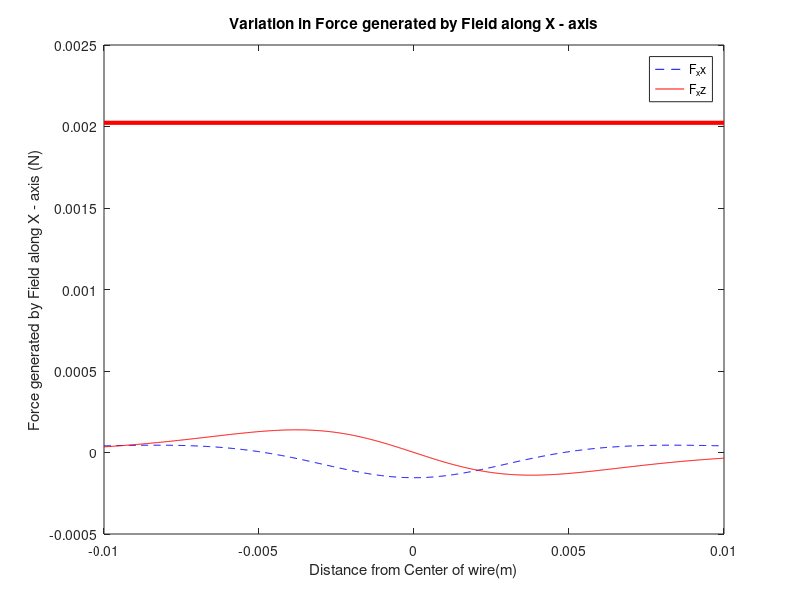
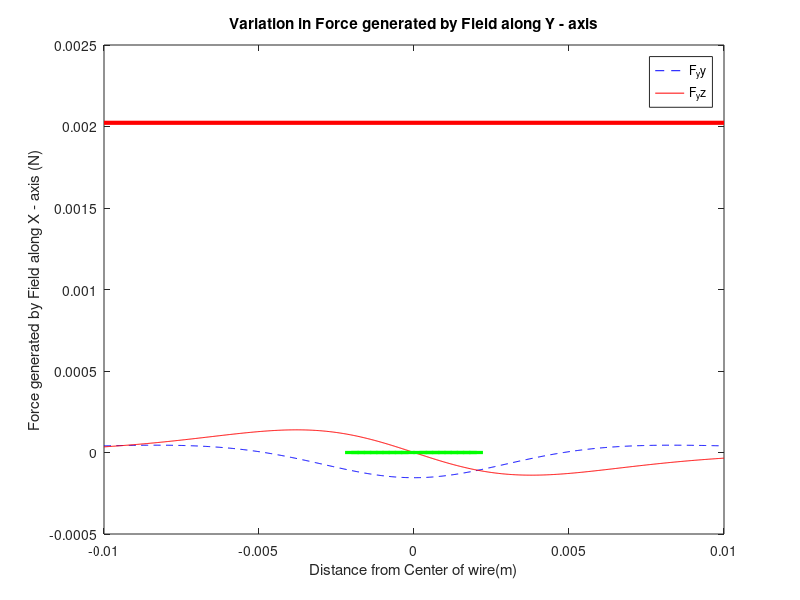

These figures' MATLAB source, in order:
clear;
clc;
% Analysing field along a single wire...
% Constants 
I = -1;       %Current flowing in the wire
g = 200e-6;     %Coil spacing
m0 = 4*pi*1e-7;
c = -10e-3:25e-6:10e-3;
z = 150e-6;
y = 0;
radius = 3e-3;%m
height = 1e-3;%m
Magentization = 1.45; %T
vol_cy = pi*radius^2*height; %If Object is Cylinder, vol in m^3
vol_sp = (4/3)*(pi * radius^3); %If Object is Sphere, vol in m^3
density = 7300; %kg/m^3 or 7.3 gm/cc for NdFeB 
mass_cy = density * vol_cy; %kg
mass_sp = density * vol_sp; %kg
gravity = 9.8 ; %m/s^2
Coeff_of_Fric = 1;
Force_cy = Coeff_of_Fric * mass_cy * gravity; %N
Force_sp = Coeff_of_Fric * mass_sp * gravity; %N
k = 0.4e-3;
%--------%--------%--------%--------%--------%--------%--------%----------
% Line along Y - axis
%-%--------%--------%--------%--------%--------%--------%--------%--------
y1_1 = -0.6e-3;
y2_1 = 0.6e-3;
a_xp_1 = g;  
a_xn_1 = -g;
[X,Z] = meshgrid(c);


k_yp = 1./(4*pi*((a_xp_1-X).^2+Z.^2));
k_1yp = (y2_1-y)./((y2_1-y)^2+(a_xp_1-X).^2+Z.^2).^0.5;
k_2yp = (y1_1-y)./((y1_1-y)^2+(a_xp_1-X).^2+Z.^2).^0.5;

Bx_yp_1 = -(Z.*k_yp.*(k_1yp - k_2yp))*I*m0;
By_yp_1 = m0*zeros(size(X,1),size(Z,1));
Bz_yp_1 = (-(a_xp_1-X).*k_yp.*(k_1yp - k_2yp))*I*m0;

k_yn_1 = 1./(4*pi*((a_xn_1-X).^2+Z.^2));
k_1yn_1 = (y2_1-y)./((y2_1-y)^2+(a_xn_1-X).^2+Z.^2).^0.5;
k_2yn_1 = (y1_1-y)./((y1_1-y)^2+(a_xn_1-X).^2+Z.^2).^0.5;

Bx_yn_1 = (Z.*k_yn_1.*(k_1yn_1 - k_2yn_1))*I*m0;
By_yn_1 = m0*zeros(size(X,1),size(Z,1));
Bz_yn_1 = ((a_xn_1-X).*k_yn_1.*(k_1yn_1 - k_2yn_1))*I*m0;

[df_xx_1,df_xz_1] = gradient(Bx_yp_1,25e-6); %[dBx/dx, dBx/dz]

[df_xx_1_n,df_xz_1_n] = gradient(Bx_yn_1,25e-6); %[dBx/dx, dBx/dz]

%--------%--------%--------%--------%--------%--------%--------%----------
% Line along X - axis
%-%--------%--------%--------%--------%a--------%--------%--------%--------

[Y,Z] = meshgrid(c);
x1_2 = -0.6e-3;
x2_2 = 0.6e-3;
a_yp_1 = g;          %Distance of coil from (0,0)
x = 0;
coil_length_x_1 = x2_2 - x1_2;
k_p_1 = 1./(4*pi*((a_yp_1-Y).^2+Z.^2));
k_1xp_1 = (x2_2-x)./((x2_2-x).^2+(a_yp_1-Y).^2+Z.^2).^0.5;
k_2xp_1 = (x1_2-x)./((x1_2-x).^2+(a_yp_1-Y).^2+Z.^2).^0.5;

Bx_xp_1 = m0*zeros(size(Y,1),size(Z,1));
By_xp_1 = (-Z.*k_p_1.*(k_1xp_1 - k_2xp_1))*I*m0;
Bz_xp_1 = (-(a_yp_1-Y).*k_p_1.*(k_1xp_1 - k_2xp_1))*I*m0;

a_yn_1 = -g;
k_n_1 = 1./(4*pi*((a_yn_1-Y).^2+Z.^2));
k_1xn_1 = (x2_2-x)./((x2_2-x).^2+(a_yn_1-Y).^2+Z.^2).^0.5;
k_2xn_1 = (x1_2-x)./((x1_2-x).^2+(a_yn_1-Y).^2+Z.^2).^0.5;

Bx_xn_1 = m0*zeros(size(Y,1),size(Z,1));
By_xn_1 = (Z.*k_n_1.*(k_1xn_1 - k_2xn_1))*I*m0;
Bz_xn_1 = ((a_yn_1-Y).*k_n_1.*(k_1xn_1 - k_2xn_1))*I*m0;

[dBy_1_dy,dBy_1_dz] = gradient(By_xp_1,25e-6);

[dBy_1_dyn,dBy_1_dzn] = gradient(By_xn_1,25e-6);


%--------%--------%--------%--------%--------%--------%--------%----------
% Coil 2
%-%--------%--------%--------%--------%--------%--------%--------%--------

y1_2 = y1_1 - k;
y2_2 = y2_1 + k;
a_xp_2 = 2 * g;          %Distance of coil from (0,0)
a_xn_2 = - 2*g;
coil_length_y_2 = y2_2 - y1_2;
[X,Z] = meshgrid(c);


k_yp = 1./(4*pi*((a_xp_2-X).^2+Z.^2));
k_1yp = (y2_2-y)./((y2_2-y)^2+(a_xp_2-X).^2+Z.^2).^0.5;
k_2yp = (y1_2-y)./((y1_2-y)^2+(a_xp_2-X).^2+Z.^2).^0.5;

% k_1yp_3 = (y2_2-y)./((y2_2-y)^2+(a_xp_2-X).^2+Z.^2).^1.5;
% k_2yp_3 = (y1_2-y)./((y1_2-y)^2+(a_xp_2-X).^2+Z.^2).^1.5;

Bx_yp_2 = -(Z.*k_yp.*(k_1yp - k_2yp))*I*m0;
By_yp_2 = m0*zeros(size(X,1),size(Z,1));
Bz_yp_2 = (-(a_xp_2-X).*k_yp.*(k_1yp - k_2yp))*I*m0;

k_yn_2 = 1./(4*pi*((a_xn_2-X).^2+Z.^2));
k_1yn_2 = (y2_2-y)./((y2_2-y)^2+(a_xn_2-X).^2+Z.^2).^0.5;
k_2yn_2 = (y1_2-y)./((y1_2-y)^2+(a_xn_2-X).^2+Z.^2).^0.5;

Bx_yn_2 = (Z.*k_yn_2.*(k_1yn_2 - k_2yn_2))*I*m0;
By_yn_2 = m0*zeros(size(X,1),size(Z,1));
Bz_yn_2 = ((a_xn_2-X).*k_yn_2.*(k_1yn_2 - k_2yn_2))*I*m0;

[df_xx_2,df_xz_2] = gradient(Bx_yp_2,25e-6); %[dBx/dx, dBx/dz]

[df_xx_2_n,df_xz_2_n] = gradient(Bx_yn_2,25e-6); %[dBx/dx, dBx/dz]


% Line along X - axis
%-%--------%--------%--------%--------%a--------%--------%--------%--------
x1_2 = -0.6e-3 - k;
x2_2 = 0.6e-3 + k;
a_yp_2 = 2 * g;          %Distance of coil from (0,0)
x = 0;
coil_length_x_2 = x2_2 - x1_2;
k_p_2 = 1./(4*pi*((a_yp_2-Y).^2+Z.^2));
k_1xp_2 = (x2_2-x)./((x2_2-x).^2+(a_yp_2-Y).^2+Z.^2).^0.5;
k_2xp_2 = (x1_2-x)./((x1_2-x).^2+(a_yp_2-Y).^2+Z.^2).^0.5;

Bx_xp_2 = m0*zeros(size(Y,1),size(Z,1));
By_xp_2 = (-Z.*k_p_2.*(k_1xp_2 - k_2xp_2))*I*m0;
Bz_xp_2 = (-(a_yp_2-Y).*k_p_2.*(k_1xp_2 - k_2xp_2))*I*m0;

a_yn_2 = -2 * g;
k_n_2 = 1./(4*pi*((a_yn_2-Y).^2+Z.^2));
k_1xn_2 = (x2_2-x)./((x2_2-x).^2+(a_yn_2-Y).^2+Z.^2).^0.5;
k_2xn_2 = (x1_2-x)./((x1_2-x).^2+(a_yn_2-Y).^2+Z.^2).^0.5;

Bx_xn_2 = m0*zeros(size(Y,1),size(Z,1));
By_xn_2 = (Z.*k_n_2.*(k_1xn_2 - k_2xn_2))*I*m0;
Bz_xn_2 = ((a_yn_2-Y).*k_n_2.*(k_1xn_2 - k_2xn_2))*I*m0;

[dBy_1_dy_2,dBy_1_dz_2] = gradient(By_xp_2,25e-6);

[dBy_1_dy_2n,dBy_1_dz_2n] = gradient(By_xn_2,25e-6);


%--------%--------%--------%--------%--------%--------%--------%----------
% Coil 3
%-%--------%--------%--------%--------%--------%--------%--------%--------

y1_3 = y1_2 - k;
y2_3 = y2_2 + k;
a_xp_3 = 3 * g;          %Distance of coil from (0,0)
a_xn_3 = - 3*g;
coil_length_y_3 = y2_3 - y1_3;
[X,Z] = meshgrid(c);


k_yp = 1./(4*pi*((a_xp_3-X).^2+Z.^2));
k_1yp = (y2_3-y)./((y2_3-y)^2+(a_xp_3-X).^2+Z.^2).^0.5;
k_2yp = (y1_3-y)./((y1_3-y)^2+(a_xp_3-X).^2+Z.^2).^0.5;

k_1yp_3 = (y2_3-y)./((y2_3-y)^2+(a_xp_3-X).^2+Z.^2).^1.5;
k_2yp_3 = (y1_3-y)./((y1_3-y)^2+(a_xp_3-X).^2+Z.^2).^1.5;

Bx_yp_3 = -(Z.*k_yp.*(k_1yp - k_2yp))*I*m0;
By_yp_3 = m0*zeros(size(X,1),size(Z,1));
Bz_yp_3 = (-(a_xp_3-X).*k_yp.*(k_1yp - k_2yp))*I*m0;

k_yn_3 = 1./(4*pi*((a_xn_3-X).^2+Z.^2));
k_1yn_3 = (y2_3-y)./((y2_3-y)^2+(a_xn_3-X).^2+Z.^2).^0.5;
k_2yn_3 = (y1_3-y)./((y1_3-y)^2+(a_xn_3-X).^2+Z.^2).^0.5;

Bx_yn_3 = (Z.*k_yn_3.*(k_1yn_3 - k_2yn_3))*I*m0;
By_yn_3 = m0*zeros(size(X,1),size(Z,1));
Bz_yn_3 = ((a_xn_3-X).*k_yn_3.*(k_1yn_3 - k_2yn_3))*I*m0;

[df_xx_3,df_xz_3] = gradient(Bx_yp_3,25e-6); %[dBx/dx, dBx/dz]

[df_xx_3_n,df_xz_3_n] = gradient(Bx_yn_3,25e-6); %[dBx/dx, dBx/dz]


% Line along X - axis
%-%--------%--------%--------%--------%a--------%--------%--------%--------
x1_3 = x1_2 - k;
x2_3 = x2_2 + k;
a_yp_3 = 3 * g;          %Distance of coil from (0,0)
x = 0;
coil_length_x_3 = x2_3 - x1_3;
k_p_3 = 1./(4*pi*((a_yp_3-Y).^2+Z.^2));
k_1xp_3 = (x2_3-x)./((x2_3-x).^2+(a_yp_3-Y).^2+Z.^2).^0.5;
k_2xp_3 = (x1_3-x)./((x1_3-x).^2+(a_yp_3-Y).^2+Z.^2).^0.5;

Bx_xp_3 = m0*zeros(size(Y,1),size(Z,1));
By_xp_3 = (-Z.*k_p_3.*(k_1xp_3 - k_2xp_3))*I*m0;
Bz_xp_3 = (-(a_yp_3-Y).*k_p_3.*(k_1xp_3 - k_2xp_3))*I*m0;

a_yn_3 = -3 * g;
k_n_3 = 1./(4*pi*((a_yn_3-Y).^2+Z.^2));
k_1xn_3 = (x2_3-x)./((x2_3-x).^2+(a_yn_3-Y).^2+Z.^2).^0.5;
k_2xn_3 = (x1_3-x)./((x1_3-x).^2+(a_yn_3-Y).^2+Z.^2).^0.5;

Bx_xn_3 = m0*zeros(size(Y,1),size(Z,1));
By_xn_3 = (Z.*k_n_3.*(k_1xn_3 - k_2xn_3))*I*m0;
Bz_xn_3 = ((a_yn_3-Y).*k_n_3.*(k_1xn_3 - k_2xn_3))*I*m0;

[dBy_1_dy_3,dBy_1_dz_3] = gradient(By_xp_3,25e-6);

[dBy_1_dy_3n,dBy_1_dz_3n] = gradient(By_xn_3,25e-6);



%--------%--------%--------%--------%--------%--------%--------%----------
% Coil 4
%-%--------%--------%--------%--------%--------%--------%--------%--------

y1_4 = y1_3 - k;
y2_4 = y2_3 + k;
a_xp_4 = 4 * g;          %Distance of coil from (0,0)
a_xn_4 = - 4*g;
coil_length_y_4 = y2_4 - y1_4;
[X,Z] = meshgrid(c);


k_yp = 1./(4*pi*((a_xp_4-X).^2+Z.^2));
k_1yp = (y2_4-y)./((y2_4-y)^2+(a_xp_4-X).^2+Z.^2).^0.5;
k_2yp = (y1_4-y)./((y1_4-y)^2+(a_xp_4-X).^2+Z.^2).^0.5;

k_1yp_4 = (y2_4-y)./((y2_4-y)^2+(a_xp_4-X).^2+Z.^2).^1.5;
k_2yp_4 = (y1_4-y)./((y1_4-y)^2+(a_xp_4-X).^2+Z.^2).^1.5;

Bx_yp_4 = -(Z.*k_yp.*(k_1yp - k_2yp))*I*m0;
By_yp_4 = m0*zeros(size(X,1),size(Z,1));
Bz_yp_4 = (-(a_xp_4-X).*k_yp.*(k_1yp - k_2yp))*I*m0;

k_yn_4 = 1./(4*pi*((a_xn_4-X).^2+Z.^2));
k_1yn_4 = (y2_4-y)./((y2_4-y)^2+(a_xn_4-X).^2+Z.^2).^0.5;
k_2yn_4 = (y1_4-y)./((y1_4-y)^2+(a_xn_4-X).^2+Z.^2).^0.5;

Bx_yn_4 = (Z.*k_yn_4.*(k_1yn_4 - k_2yn_4))*I*m0;
By_yn_4 = m0*zeros(size(X,1),size(Z,1));
Bz_yn_4 = ((a_xn_4-X).*k_yn_4.*(k_1yn_4 - k_2yn_4))*I*m0;

[df_xx_4,df_xz_4] = gradient(Bx_yp_4,25e-6); %[dBx/dx, dBx/dz]

[df_xx_4_n,df_xz_4_n] = gradient(Bx_yn_4,25e-6); %[dBx/dx, dBx/dz]


% Line along X - axis
%-%--------%--------%--------%--------%a--------%--------%--------%--------
x1_4 = x1_3 - k;
x2_4 = x2_3 + k;
a_yp_4 = 4 * g;          %Distance of coil from (0,0)
x = 0;
coil_length_x_4 = x2_4 - x1_4;
k_p_4 = 1./(4*pi*((a_yp_4-Y).^2+Z.^2));
k_1xp_4 = (x2_4-x)./((x2_4-x).^2+(a_yp_4-Y).^2+Z.^2).^0.5;
k_2xp_4 = (x1_4-x)./((x1_4-x).^2+(a_yp_4-Y).^2+Z.^2).^0.5;

Bx_xp_4 = m0*zeros(size(Y,1),size(Z,1));
By_xp_4 = (-Z.*k_p_4.*(k_1xp_4 - k_2xp_4))*I*m0;
Bz_xp_4 = (-(a_yp_4-Y).*k_p_4.*(k_1xp_4 - k_2xp_4))*I*m0;

a_yn_4 = -4 * g;
k_n_4 = 1./(4*pi*((a_yn_4-Y).^2+Z.^2));
k_1xn_4 = (x2_4-x)./((x2_4-x).^2+(a_yn_4-Y).^2+Z.^2).^0.5;
k_2xn_4 = (x1_4-x)./((x1_4-x).^2+(a_yn_4-Y).^2+Z.^2).^0.5;

Bx_xn_4 = m0*zeros(size(Y,1),size(Z,1));
By_xn_4 = (Z.*k_n_4.*(k_1xn_4 - k_2xn_4))*I*m0;
Bz_xn_4 = ((a_yn_4-Y).*k_n_4.*(k_1xn_4 - k_2xn_4))*I*m0;

[dBy_1_dy_4,dBy_1_dz_4] = gradient(By_xp_4,25e-6);

[dBy_1_dy_4n,dBy_1_dz_4n] = gradient(By_xn_4,25e-6);



%--------%--------%--------%--------%--------%--------%--------%----------
% Coil 5
%-%--------%--------%--------%--------%--------%--------%--------%--------

y1_5 = y1_4 - k;
y2_5 = y2_4 + k;
a_xp_5 = 5 * g;          %Distance of coil from (0,0)
a_xn_5 = - 5*g;
coil_length_y_5 = y2_5 - y1_5;
[X,Z] = meshgrid(c);


k_yp = 1./(4*pi*((a_xp_5-X).^2+Z.^2));
k_1yp = (y2_5-y)./((y2_5-y)^2+(a_xp_5-X).^2+Z.^2).^0.5;
k_2yp = (y1_5-y)./((y1_5-y)^2+(a_xp_5-X).^2+Z.^2).^0.5;

k_1yp_5 = (y2_5-y)./((y2_5-y)^2+(a_xp_5-X).^2+Z.^2).^1.5;
k_2yp_5 = (y1_5-y)./((y1_5-y)^2+(a_xp_5-X).^2+Z.^2).^1.5;

Bx_yp_5 = -(Z.*k_yp.*(k_1yp - k_2yp))*I*m0;
By_yp_5 = m0*zeros(size(X,1),size(Z,1));
Bz_yp_5 = (-(a_xp_5-X).*k_yp.*(k_1yp - k_2yp))*I*m0;

k_yn_5 = 1./(4*pi*((a_xn_5-X).^2+Z.^2));
k_1yn_5 = (y2_5-y)./((y2_5-y)^2+(a_xn_5-X).^2+Z.^2).^0.5;
k_2yn_5 = (y1_5-y)./((y1_5-y)^2+(a_xn_5-X).^2+Z.^2).^0.5;

Bx_yn_5 = (Z.*k_yn_5.*(k_1yn_5 - k_2yn_5))*I*m0;
By_yn_5 = m0*zeros(size(X,1),size(Z,1));
Bz_yn_5 = ((a_xn_5-X).*k_yn_5.*(k_1yn_5 - k_2yn_5))*I*m0;

[df_xx_5,df_xz_5] = gradient(Bx_yp_5,25e-6); %[dBx/dx, dBx/dz]

[df_xx_5_n,df_xz_5_n] = gradient(Bx_yn_5,25e-6); %[dBx/dx, dBx/dz]


% Line along X - axis
%-%--------%--------%--------%--------%a--------%--------%--------%--------
x1_5 = x1_4 - k;
x2_5 = x2_4 + k;
a_yp_5 = 5 * g;          %Distance of coil from (0,0)
a_yn_5 = -5 * g;
x = 0;
coil_length_x_5 = x2_5 - x1_5;
k_p_5 = 1./(4*pi*((a_yp_5-Y).^2+Z.^2));
k_1xp_5 = (x2_5-x)./((x2_5-x).^2+(a_yp_5-Y).^2+Z.^2).^0.5;
k_2xp_5 = (x1_5-x)./((x1_5-x).^2+(a_yp_5-Y).^2+Z.^2).^0.5;

Bx_xp_5 = m0*zeros(size(Y,1),size(Z,1));
By_xp_5 = (-Z.*k_p_5.*(k_1xp_5 - k_2xp_5))*I*m0;
Bz_xp_5 = (-(a_yp_5-Y).*k_p_5.*(k_1xp_5 - k_2xp_5))*I*m0;


k_n_5 = 1./(4*pi*((a_yn_5-Y).^2+Z.^2));
k_1xn_5 = (x2_5-x)./((x2_5-x).^2+(a_yn_5-Y).^2+Z.^2).^0.5;
k_2xn_5 = (x1_5-x)./((x1_5-x).^2+(a_yn_5-Y).^2+Z.^2).^0.5;

Bx_xn_5 = m0*zeros(size(Y,1),size(Z,1));
By_xn_5 = (Z.*k_n_5.*(k_1xn_5 - k_2xn_5))*I*m0;
Bz_xn_5 = ((a_yn_5-Y).*k_n_5.*(k_1xn_5 - k_2xn_5))*I*m0;

[dBy_1_dy_5,dBy_1_dz_5] = gradient(By_xp_5,25e-6);

[dBy_1_dy_5n,dBy_1_dz_5n] = gradient(By_xn_5,25e-6);



%--------%--------%--------%--------%--------%--------%--------%----------
% Coil 6
%-%--------%--------%--------%--------%--------%--------%--------%--------

y1_6 = y1_5 - k;
y2_6 = y2_5 + k;
a_xp_6 = 6 * g;          %Distance of coil from (0,0)
a_xn_6 = - 6 * g;
coil_length_y_6 = y2_6 - y1_6;
[X,Z] = meshgrid(c);


k_yp = 1./(4*pi*((a_xp_6-X).^2+Z.^2));
k_1yp = (y2_6-y)./((y2_6-y)^2+(a_xp_6-X).^2+Z.^2).^0.5;
k_2yp = (y1_6-y)./((y1_6-y)^2+(a_xp_6-X).^2+Z.^2).^0.5;

k_1yp_6 = (y2_6-y)./((y2_6-y)^2+(a_xp_6-X).^2+Z.^2).^1.5;
k_2yp_6 = (y1_6-y)./((y1_6-y)^2+(a_xp_6-X).^2+Z.^2).^1.5;

Bx_yp_6 = -(Z.*k_yp.*(k_1yp - k_2yp))*I*m0;
By_yp_6 = m0*zeros(size(X,1),size(Z,1));
Bz_yp_6 = (-(a_xp_6-X).*k_yp.*(k_1yp - k_2yp))*I*m0;

k_yn_6 = 1./(4*pi*((a_xn_6-X).^2+Z.^2));
k_1yn_6 = (y2_6-y)./((y2_6-y)^2+(a_xn_6-X).^2+Z.^2).^0.5;
k_2yn_6 = (y1_6-y)./((y1_6-y)^2+(a_xn_6-X).^2+Z.^2).^0.5;

Bx_yn_6 = (Z.*k_yn_6.*(k_1yn_6 - k_2yn_6))*I*m0;
By_yn_6 = m0*zeros(size(X,1),size(Z,1));
Bz_yn_6 = ((a_xn_6-X).*k_yn_6.*(k_1yn_6 - k_2yn_6))*I*m0;

[df_xx_6,df_xz_6] = gradient(Bx_yp_6,25e-6); %[dBx/dx, dBx/dz]

[df_xx_6_n,df_xz_6_n] = gradient(Bx_yn_6,25e-6); %[dBx/dx, dBx/dz]


% Line along X - axis
%-%--------%--------%--------%--------%a--------%--------%--------%--------
x1_6 = x1_5 - k;
x2_6 = x2_5 + k;
a_yp_6 = 6 * g;          %Distance of coil from (0,0)
a_yn_6 = -6 * g;
x = 0;
coil_length_x_6 = x2_6 - x1_6;
k_p_6 = 1./(4*pi*((a_yp_6-Y).^2+Z.^2));
k_1xp_6 = (x2_6-x)./((x2_6-x).^2+(a_yp_6-Y).^2+Z.^2).^0.5;
k_2xp_6 = (x1_6-x)./((x1_6-x).^2+(a_yp_6-Y).^2+Z.^2).^0.5;

Bx_xp_6 = m0*zeros(size(Y,1),size(Z,1));
By_xp_6 = (-Z.*k_p_6.*(k_1xp_6 - k_2xp_6))*I*m0;
Bz_xp_6 = (-(a_yp_6-Y).*k_p_6.*(k_1xp_6 - k_2xp_6))*I*m0;


k_n_6 = 1./(4*pi*((a_yn_6-Y).^2+Z.^2));
k_1xn_6 = (x2_6-x)./((x2_6-x).^2+(a_yn_6-Y).^2+Z.^2).^0.5;
k_2xn_6 = (x1_6-x)./((x1_6-x).^2+(a_yn_6-Y).^2+Z.^2).^0.5;

Bx_xn_6 = m0*zeros(size(Y,1),size(Z,1));
By_xn_6 = (Z.*k_n_6.*(k_1xn_6 - k_2xn_6))*I*m0;
Bz_xn_6 = ((a_yn_6-Y).*k_n_6.*(k_1xn_6 - k_2xn_6))*I*m0;

[dBy_1_dy_6,dBy_1_dz_6] = gradient(By_xp_6,25e-6);

[dBy_1_dy_6n,dBy_1_dz_6n] = gradient(By_xn_6,25e-6);




%--------%--------%--------%--------%--------%--------%--------%----------
% Coil 7
%-%--------%--------%--------%--------%--------%--------%--------%--------

y1_7 = y1_6 - k;
y2_7 = y2_6 + k;
a_xp_7 = 7 * g;          %Distance of coil from (0,0)
a_xn_7 = - 7 * g;
coil_length_y_7 = y2_7 - y1_7;
[X,Z] = meshgrid(c);


k_yp = 1./(4*pi*((a_xp_7-X).^2+Z.^2));
k_1yp = (y2_7-y)./((y2_7-y)^2+(a_xp_7-X).^2+Z.^2).^0.5;
k_2yp = (y1_7-y)./((y1_7-y)^2+(a_xp_7-X).^2+Z.^2).^0.5;

k_1yp_7 = (y2_7-y)./((y2_7-y)^2+(a_xp_7-X).^2+Z.^2).^1.5;
k_2yp_7 = (y1_7-y)./((y1_7-y)^2+(a_xp_7-X).^2+Z.^2).^1.5;

Bx_yp_7 = -(Z.*k_yp.*(k_1yp - k_2yp))*I*m0;
By_yp_7 = m0*zeros(size(X,1),size(Z,1));
Bz_yp_7 = (-(a_xp_7-X).*k_yp.*(k_1yp - k_2yp))*I*m0;

k_yn_7 = 1./(4*pi*((a_xn_7-X).^2+Z.^2));
k_1yn_7 = (y2_7-y)./((y2_7-y)^2+(a_xn_7-X).^2+Z.^2).^0.5;
k_2yn_7 = (y1_7-y)./((y1_7-y)^2+(a_xn_7-X).^2+Z.^2).^0.5;

Bx_yn_7 = (Z.*k_yn_7.*(k_1yn_7 - k_2yn_7))*I*m0;
By_yn_7 = m0*zeros(size(X,1),size(Z,1));
Bz_yn_7 = ((a_xn_7-X).*k_yn_7.*(k_1yn_7 - k_2yn_7))*I*m0;

[df_xx_7,df_xz_7] = gradient(Bx_yp_7,25e-6); %[dBx/dx, dBx/dz]

[df_xx_7_n,df_xz_7_n] = gradient(Bx_yn_7,25e-6); %[dBx/dx, dBx/dz]


% Line along X - axis
%-%--------%--------%--------%--------%a--------%--------%--------%--------
x1_7 = x1_6 - k;
x2_7 = x2_6 + k;
a_yp_7 = 7 * g;          %Distance of coil from (0,0)
a_yn_7 = -7 * g;
x = 0;
coil_length_x_7 = x2_7 - x1_7;
k_p_7 = 1./(4*pi*((a_yp_7-Y).^2+Z.^2));
k_1xp_7 = (x2_7-x)./((x2_7-x).^2+(a_yp_7-Y).^2+Z.^2).^0.5;
k_2xp_7 = (x1_7-x)./((x1_7-x).^2+(a_yp_7-Y).^2+Z.^2).^0.5;

Bx_xp_7 = m0*zeros(size(Y,1),size(Z,1));
By_xp_7 = (-Z.*k_p_7.*(k_1xp_7 - k_2xp_7))*I*m0;
Bz_xp_7 = (-(a_yp_7-Y).*k_p_7.*(k_1xp_7 - k_2xp_7))*I*m0;


k_n_7 = 1./(4*pi*((a_yn_7-Y).^2+Z.^2));
k_1xn_7 = (x2_7-x)./((x2_7-x).^2+(a_yn_7-Y).^2+Z.^2).^0.5;
k_2xn_7 = (x1_7-x)./((x1_7-x).^2+(a_yn_7-Y).^2+Z.^2).^0.5;

Bx_xn_7 = m0*zeros(size(Y,1),size(Z,1));
By_xn_7 = (Z.*k_n_7.*(k_1xn_7 - k_2xn_7))*I*m0;
Bz_xn_7 = ((a_yn_7-Y).*k_n_7.*(k_1xn_7 - k_2xn_7))*I*m0;

[dBy_1_dy_7,dBy_1_dz_7] = gradient(By_xp_7,25e-6);

[dBy_1_dy_7n,dBy_1_dz_7n] = gradient(By_xn_7,25e-6);



%--------%--------%--------%--------%--------%--------%--------%----------
% Coil 8
%-%--------%--------%--------%--------%--------%--------%--------%--------

y1_8 = y1_7 - k;
y2_8 = y2_7 + k;
a_xp_8 = 8 * g;          %Distance of coil from (0,0)
a_xn_8 = - 8 * g;
coil_length_y_8 = y2_8 - y1_8;
[X,Z] = meshgrid(c);


k_yp = 1./(4*pi*((a_xp_8-X).^2+Z.^2));
k_1yp = (y2_8-y)./((y2_8-y)^2+(a_xp_8-X).^2+Z.^2).^0.5;
k_2yp = (y1_8-y)./((y1_8-y)^2+(a_xp_8-X).^2+Z.^2).^0.5;

k_1yp_8 = (y2_8-y)./((y2_8-y)^2+(a_xp_8-X).^2+Z.^2).^1.5;
k_2yp_8 = (y1_8-y)./((y1_8-y)^2+(a_xp_8-X).^2+Z.^2).^1.5;

Bx_yp_8 = -(Z.*k_yp.*(k_1yp - k_2yp))*I*m0;
By_yp_8 = m0*zeros(size(X,1),size(Z,1));
Bz_yp_8 = (-(a_xp_8-X).*k_yp.*(k_1yp - k_2yp))*I*m0;

k_yn_8 = 1./(4*pi*((a_xn_8-X).^2+Z.^2));
k_1yn_8 = (y2_8-y)./((y2_8-y)^2+(a_xn_8-X).^2+Z.^2).^0.5;
k_2yn_8 = (y1_8-y)./((y1_8-y)^2+(a_xn_8-X).^2+Z.^2).^0.5;

Bx_yn_8 = (Z.*k_yn_8.*(k_1yn_8 - k_2yn_8))*I*m0;
By_yn_8 = m0*zeros(size(X,1),size(Z,1));
Bz_yn_8 = ((a_xn_8-X).*k_yn_8.*(k_1yn_8 - k_2yn_8))*I*m0;

[df_xx_8,df_xz_8] = gradient(Bx_yp_8,25e-6); %[dBx/dx, dBx/dz]

[df_xx_8_n,df_xz_8_n] = gradient(Bx_yn_8,25e-6); %[dBx/dx, dBx/dz]


% Line along X - axis
%-%--------%--------%--------%--------%a--------%--------%--------%--------
x1_8 = x1_7 - k;
x2_8 = x2_7 + k;
a_yp_8 = 8 * g;          %Distance of coil from (0,0)
a_yn_8 = -8 * g;
x = 0;
coil_length_x_8 = x2_8 - x1_8;
k_p_8 = 1./(4*pi*((a_yp_8-Y).^2+Z.^2));
k_1xp_8 = (x2_8-x)./((x2_8-x).^2+(a_yp_8-Y).^2+Z.^2).^0.5;
k_2xp_8 = (x1_8-x)./((x1_8-x).^2+(a_yp_8-Y).^2+Z.^2).^0.5;

Bx_xp_8 = m0*zeros(size(Y,1),size(Z,1));
By_xp_8 = (-Z.*k_p_8.*(k_1xp_8 - k_2xp_8))*I*m0;
Bz_xp_8 = (-(a_yp_8-Y).*k_p_8.*(k_1xp_8 - k_2xp_8))*I*m0;


k_n_8 = 1./(4*pi*((a_yn_8-Y).^2+Z.^2));
k_1xn_8 = (x2_8-x)./((x2_8-x).^2+(a_yn_8-Y).^2+Z.^2).^0.5;
k_2xn_8 = (x1_8-x)./((x1_8-x).^2+(a_yn_8-Y).^2+Z.^2).^0.5;

Bx_xn_8 = m0*zeros(size(Y,1),size(Z,1));
By_xn_8 = (Z.*k_n_8.*(k_1xn_8 - k_2xn_8))*I*m0;
Bz_xn_8 = ((a_yn_8-Y).*k_n_8.*(k_1xn_8 - k_2xn_8))*I*m0;

[dBy_1_dy_8,dBy_1_dz_8] = gradient(By_xp_8,25e-6);

[dBy_1_dy_8n,dBy_1_dz_8n] = gradient(By_xn_8,25e-6);

%--------%--------%--------%--------%--------%--------%--------%----------
% Coil 9
%-%--------%--------%--------%--------%--------%--------%--------%--------

y1_9 = y1_8 - k;
y2_9 = y2_8 + k;
a_xp_9 = 9 * g;          %Distance of coil from (0,0)
a_xn_9 = - 9 * g;
coil_length_y_9 = y2_9 - y1_9;
[X,Z] = meshgrid(c);


k_yp = 1./(4*pi*((a_xp_9-X).^2+Z.^2));
k_1yp = (y2_9-y)./((y2_9-y)^2+(a_xp_9-X).^2+Z.^2).^0.5;
k_2yp = (y1_9-y)./((y1_9-y)^2+(a_xp_9-X).^2+Z.^2).^0.5;

k_1yp_9 = (y2_9-y)./((y2_9-y)^2+(a_xp_9-X).^2+Z.^2).^1.5;
k_2yp_9 = (y1_9-y)./((y1_9-y)^2+(a_xp_9-X).^2+Z.^2).^1.5;

Bx_yp_9 = -(Z.*k_yp.*(k_1yp - k_2yp))*I*m0;
By_yp_9 = m0*zeros(size(X,1),size(Z,1));
Bz_yp_9 = (-(a_xp_9-X).*k_yp.*(k_1yp - k_2yp))*I*m0;

k_yn_9 = 1./(4*pi*((a_xn_9-X).^2+Z.^2));
k_1yn_9 = (y2_9-y)./((y2_9-y)^2+(a_xn_9-X).^2+Z.^2).^0.5;
k_2yn_9 = (y1_9-y)./((y1_9-y)^2+(a_xn_9-X).^2+Z.^2).^0.5;

Bx_yn_9 = (Z.*k_yn_9.*(k_1yn_9 - k_2yn_9))*I*m0;
By_yn_9 = m0*zeros(size(X,1),size(Z,1));
Bz_yn_9 = ((a_xn_9-X).*k_yn_9.*(k_1yn_9 - k_2yn_9))*I*m0;

[df_xx_9,df_xz_9] = gradient(Bx_yp_9,25e-6); %[dBx/dx, dBx/dz]

[df_xx_9_n,df_xz_9_n] = gradient(Bx_yn_9,25e-6); %[dBx/dx, dBx/dz]


% Line along X - axis
%-%--------%--------%--------%--------%a--------%--------%--------%--------
x1_9 = x1_8 - k;
x2_9 = x2_8 + k;
a_yp_9 = 9 * g;          %Distance of coil from (0,0)
a_yn_9 = -9 * g;
x = 0;
coil_length_x_9 = x2_9 - x1_9;
k_p_9 = 1./(4*pi*((a_yp_9-Y).^2+Z.^2));
k_1xp_9 = (x2_9-x)./((x2_9-x).^2+(a_yp_9-Y).^2+Z.^2).^0.5;
k_2xp_9 = (x1_9-x)./((x1_9-x).^2+(a_yp_9-Y).^2+Z.^2).^0.5;

Bx_xp_9 = m0*zeros(size(Y,1),size(Z,1));
By_xp_9 = (-Z.*k_p_9.*(k_1xp_9 - k_2xp_9))*I*m0;
Bz_xp_9 = (-(a_yp_9-Y).*k_p_9.*(k_1xp_9 - k_2xp_9))*I*m0;


k_n_9 = 1./(4*pi*((a_yn_9-Y).^2+Z.^2));
k_1xn_9 = (x2_9-x)./((x2_9-x).^2+(a_yn_9-Y).^2+Z.^2).^0.5;
k_2xn_9 = (x1_9-x)./((x1_9-x).^2+(a_yn_9-Y).^2+Z.^2).^0.5;

Bx_xn_9 = m0*zeros(size(Y,1),size(Z,1));
By_xn_9 = (Z.*k_n_9.*(k_1xn_9 - k_2xn_9))*I*m0;
Bz_xn_9 = ((a_yn_9-Y).*k_n_9.*(k_1xn_9 - k_2xn_9))*I*m0;

[dBy_1_dy_9,dBy_1_dz_9] = gradient(By_xp_9,25e-6);

[dBy_1_dy_9n,dBy_1_dz_9n] = gradient(By_xn_9,25e-6);


%--------%--------%--------%--------%--------%--------%--------%----------
% Coil 10
%-%--------%--------%--------%--------%--------%--------%--------%--------

y1__10 = y1_9 - k;
y2__10 = y2_9 + k;
a_xp__10 = 10 * g;          %Distance of coil from (0,0)
a_xn__10 = - 10 * g;
coil_length_y__10 = y2__10 - y1__10;
[X,Z] = meshgrid(c);


k_yp = 1./(4*pi*((a_xp__10-X).^2+Z.^2));
k_1yp = (y2__10-y)./((y2__10-y)^2+(a_xp__10-X).^2+Z.^2).^0.5;
k_2yp = (y1__10-y)./((y1__10-y)^2+(a_xp__10-X).^2+Z.^2).^0.5;

k_1yp__10 = (y2__10-y)./((y2__10-y)^2+(a_xp__10-X).^2+Z.^2).^1.5;
k_2yp__10 = (y1__10-y)./((y1__10-y)^2+(a_xp__10-X).^2+Z.^2).^1.5;

Bx_yp__10 = -(Z.*k_yp.*(k_1yp - k_2yp))*I*m0;
By_yp__10 = m0*zeros(size(X,1),size(Z,1));
Bz_yp__10 = (-(a_xp__10-X).*k_yp.*(k_1yp - k_2yp))*I*m0;

k_yn__10 = 1./(4*pi*((a_xn__10-X).^2+Z.^2));
k_1yn__10 = (y2__10-y)./((y2__10-y)^2+(a_xn__10-X).^2+Z.^2).^0.5;
k_2yn__10 = (y1__10-y)./((y1__10-y)^2+(a_xn__10-X).^2+Z.^2).^0.5;

Bx_yn__10 = (Z.*k_yn__10.*(k_1yn__10 - k_2yn__10))*I*m0;
By_yn__10 = m0*zeros(size(X,1),size(Z,1));
Bz_yn__10 = ((a_xn__10-X).*k_yn__10.*(k_1yn__10 - k_2yn__10))*I*m0;

[df_xx__10,df_xz__10] = gradient(Bx_yp__10,25e-6); %[dBx/dx, dBx/dz]

[df_xx__10_n,df_xz__10_n] = gradient(Bx_yn__10,25e-6); %[dBx/dx, dBx/dz]


% Line along X - axis
%-%--------%--------%--------%--------%a--------%--------%--------%--------
x1__10 = x1_9 - k;
x2__10 = x2_9 + k;
a_yp__10 = 10 * g;          %Distance of coil from (0,0)
a_yn__10 = -10 * g;
x = 0;
coil_length_x__10 = x2__10 - x1__10;
k_p__10 = 1./(4*pi*((a_yp__10-Y).^2+Z.^2));
k_1xp__10 = (x2__10-x)./((x2__10-x).^2+(a_yp__10-Y).^2+Z.^2).^0.5;
k_2xp__10 = (x1__10-x)./((x1__10-x).^2+(a_yp__10-Y).^2+Z.^2).^0.5;

Bx_xp__10 = m0*zeros(size(Y,1),size(Z,1));
By_xp__10 = (-Z.*k_p__10.*(k_1xp__10 - k_2xp__10))*I*m0;
Bz_xp__10 = (-(a_yp__10-Y).*k_p__10.*(k_1xp__10 - k_2xp__10))*I*m0;


k_n__10 = 1./(4*pi*((a_yn__10-Y).^2+Z.^2));
k_1xn__10 = (x2__10-x)./((x2__10-x).^2+(a_yn__10-Y).^2+Z.^2).^0.5;
k_2xn__10 = (x1__10-x)./((x1__10-x).^2+(a_yn__10-Y).^2+Z.^2).^0.5;

Bx_xn__10 = m0*zeros(size(Y,1),size(Z,1));
By_xn__10 = (Z.*k_n__10.*(k_1xn__10 - k_2xn__10))*I*m0;
Bz_xn__10 = ((a_yn__10-Y).*k_n__10.*(k_1xn__10 - k_2xn__10))*I*m0;

[dBy_1_dy__10,dBy_1_dz__10] = gradient(By_xp__10,25e-6);

[dBy_1_dy__10n,dBy_1_dz__10n] = gradient(By_xn__10,25e-6);


%--------%--------%--------%--------%--------%--------%--------%----------
% Force along X - axis
%-%--------%--------%--------%--------%--------%--------%--------%--------

F_xx = vol_cy * Magentization* (df_xx_1 + df_xx_1_n + df_xx_2_n + df_xx_2 + df_xx_3 + df_xx_3_n + df_xx_4 + df_xx_4_n + df_xx_5 + df_xx_5_n + df_xx_6 + df_xx_6_n + df_xx_7 + df_xx_7_n + df_xx_8 + df_xx_8_n + df_xx_9 + df_xx_9_n + df_xx__10 + df_xx__10_n)/m0;
F_xz = vol_cy * Magentization* (df_xz_1 + df_xz_1_n + df_xz_2_n + df_xz_2 + df_xz_3 + df_xz_3_n + df_xz_4 + df_xz_4_n + df_xz_5 + df_xz_5_n + df_xz_6 + df_xz_6_n + df_xz_7 + df_xz_7_n + df_xz_8 + df_xz_8_n + df_xz_9 + df_xz_9_n + df_xz__10 + df_xz__10_n)/m0;
%--------%--------%--------%--------%--------%--------%--------%----------
% Force along Y - axis
%-%--------%--------%--------%--------%--------%--------%--------%--------

F_yy = vol_cy * Magentization* (dBy_1_dy + dBy_1_dyn + dBy_1_dy_2 + dBy_1_dy_2n + dBy_1_dy_3 + dBy_1_dy_3n + dBy_1_dy_4 + dBy_1_dy_4n + dBy_1_dy_5 + dBy_1_dy_5n + dBy_1_dy_6 + dBy_1_dy_6n + dBy_1_dy_7 + dBy_1_dy_7n + dBy_1_dy_8 + dBy_1_dy_8n + dBy_1_dy_9 + dBy_1_dy_9n + dBy_1_dy__10 + dBy_1_dy__10n)/m0;
F_yz = vol_cy * Magentization* (dBy_1_dz + dBy_1_dzn + dBy_1_dz_2 + dBy_1_dz_2n + dBy_1_dz_3 + dBy_1_dz_3n + dBy_1_dz_4 + dBy_1_dz_4n + dBy_1_dz_5 + dBy_1_dz_5n + dBy_1_dz_6 + dBy_1_dz_6n + dBy_1_dz_7 + dBy_1_dz_7n + dBy_1_dz_8 + dBy_1_dz_8n + dBy_1_dz_9 + dBy_1_dz_9n + dBy_1_dz__10 + dBy_1_dz__10n)/m0;


p = 35;
figure
plot(c,F_xx(p,:), '--b') 
hold on
% axis([-2e-3 2e-3 -4e-4 14e-4])
plot(c,F_xz(p,:),'r')
% plot(c,F_zx(35,:), 'g') 
% plot(c,F_zz(35,:),'-.k')
line([-10e-3 10e-3],[Force_cy Force_cy],'linewidth',3,'color','r')
% line([a_yn_1 a_yn_1],[-1e-5 1e-5],'linewidth',10,'color','g');
% line([a_yp_1,a_yp_1],[-1e-5 1e-5],'linewidth',10,'color','g');
% line([a_yn_2 a_yn_2],[-1e-5 1e-5],'linewidth',10,'color','g');
% line([a_yp_2,a_yp_2],[-1e-5 1e-5],'linewidth',10,'color','g');
% line([a_yn_3 a_yn_3],[-1e-5 1e-5],'linewidth',10,'color','g');
% line([a_yp_3,a_yp_3],[-1e-5 1e-5],'linewidth',10,'color','g');
% line([a_yn_4 a_yn_4],[-1e-5 1e-5],'linewidth',10,'color','g');
% line([a_yp_4,a_yp_4],[-1e-5 1e-5],'linewidth',10,'color','g');
% line([a_yn_5 a_yn_5],[-1e-5 1e-5],'linewidth',10,'color','g');
% line([a_yp_5,a_yp_5],[-1e-5 1e-5],'linewidth',10,'color','g');
% line([a_yn_6 a_yn_6],[-1e-5 1e-5],'linewidth',10,'color','g');
% line([a_yp_6,a_yp_6],[-1e-5 1e-5],'linewidth',10,'color','g');
% line([a_yn_7 a_yn_7],[-1e-5 1e-5],'linewidth',10,'color','g');
% line([a_yp_7,a_yp_7],[-1e-5 1e-5],'linewidth',10,'color','g');
% line([a_yn_8 a_yn_8],[-1e-5 1e-5],'linewidth',10,'color','g');
% line([a_yp_8,a_yp_8],[-1e-5 1e-5],'linewidth',10,'color','g');
% line([a_yn_9 a_yn_9],[-1e-5 1e-5],'linewidth',10,'color','g');
% line([a_yp_9,a_yp_9],[-1e-5 1e-5],'linewidth',10,'color','g');
% line([a_yn__10 a_yn__10],[-1e-5 1e-5],'linewidth',10,'color','g');
% line([a_yp__10,a_yp__10],[-1e-5 1e-5],'linewidth',10,'color','g');
legend('F_xx', 'F_xz')
xlabel("Distance from Center of wire(m)")
ylabel("Force generated by Field along X - axis (N)")
title("Variation in Force generated by Field along X - axis")
hold off


figure
plot(c,F_yy(p,:), '--b') 
hold on
% axis([-2e-3 2e-3 -4e-4 14e-4])
plot(c,F_yz(p,:),'r')
line([a_xn_1 a_xn_1],[-1e-5 1e-5],'linewidth',10,'color','g');
line([a_xp_1,a_xp_1],[-1e-5 1e-5],'linewidth',10,'color','g');
line([a_xn_2 a_xn_2],[-1e-5 1e-5],'linewidth',10,'color','g');
line([a_xp_2,a_xp_2],[-1e-5 1e-5],'linewidth',10,'color','g');
line([a_xn_3 a_xn_3],[-1e-5 1e-5],'linewidth',10,'color','g');
line([a_xp_3,a_xp_3],[-1e-5 1e-5],'linewidth',10,'color','g');
line([a_xn_4 a_xn_4],[-1e-5 1e-5],'linewidth',10,'color','g');
line([a_xp_4,a_xp_4],[-1e-5 1e-5],'linewidth',10,'color','g');
line([a_xn_5 a_xn_5],[-1e-5 1e-5],'linewidth',10,'color','g');
line([a_xp_5,a_xp_5],[-1e-5 1e-5],'linewidth',10,'color','g');
line([a_xn_6 a_xn_6],[-1e-5 1e-5],'linewidth',10,'color','g');
line([a_xp_6,a_xp_6],[-1e-5 1e-5],'linewidth',10,'color','g');
line([a_xn_7 a_xn_7],[-1e-5 1e-5],'linewidth',10,'color','g');
line([a_xp_7,a_xp_7],[-1e-5 1e-5],'linewidth',10,'color','g');
line([a_xn_8 a_xn_8],[-1e-5 1e-5],'linewidth',10,'color','g');
line([a_xp_8,a_xp_8],[-1e-5 1e-5],'linewidth',10,'color','g');
line([a_xn_9 a_xn_9],[-1e-5 1e-5],'linewidth',10,'color','g');
line([a_xp_9,a_xp_9],[-1e-5 1e-5],'linewidth',10,'color','g');
line([a_xn__10 a_xn__10],[-1e-5 1e-5],'linewidth',10,'color','g');
line([a_xp__10,a_xp__10],[-1e-5 1e-5],'linewidth',10,'color','g');
line([-10e-3 10e-3],[Force_cy Force_cy],'linewidth',3,'color','r')
legend('F_yy', 'F_yz')
xlabel("Distance from Center of wire(m)")
ylabel("Force generated by Field along X - axis (N)")
title("Variation in Force generated by Field along Y - axis")
hold off
